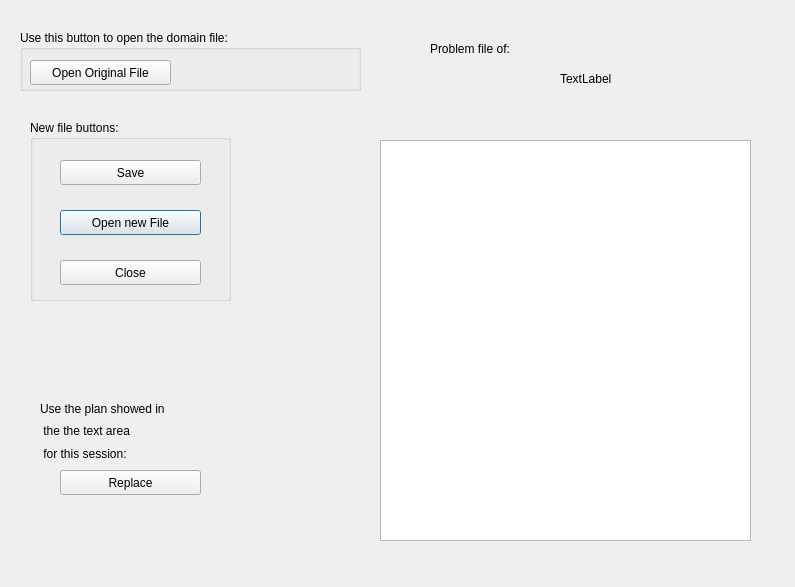
<?xml version="1.0" encoding="UTF-8"?>
<ui version="4.0">
 <class>fileclassPF</class>
 <widget class="QDialog" name="fileclassPF">
  <property name="geometry">
   <rect>
    <x>0</x>
    <y>0</y>
    <width>795</width>
    <height>587</height>
   </rect>
  </property>
  <property name="windowTitle">
   <string>Dialog</string>
  </property>
  <property name="styleSheet">
   <string notr="true">font: 75 12pt &quot;TakaoPGothic&quot;;</string>
  </property>
  <widget class="QGroupBox" name="groupBox_2">
   <property name="geometry">
    <rect>
     <x>30</x>
     <y>120</y>
     <width>201</width>
     <height>181</height>
    </rect>
   </property>
   <property name="title">
    <string>New file buttons:</string>
   </property>
   <widget class="QPushButton" name="newFile">
    <property name="geometry">
     <rect>
      <x>30</x>
      <y>90</y>
      <width>141</width>
      <height>25</height>
     </rect>
    </property>
    <property name="text">
     <string>Open new File</string>
    </property>
   </widget>
   <widget class="QPushButton" name="close">
    <property name="geometry">
     <rect>
      <x>30</x>
      <y>140</y>
      <width>141</width>
      <height>25</height>
     </rect>
    </property>
    <property name="text">
     <string>Close</string>
    </property>
   </widget>
   <widget class="QPushButton" name="saveButton">
    <property name="geometry">
     <rect>
      <x>30</x>
      <y>40</y>
      <width>141</width>
      <height>25</height>
     </rect>
    </property>
    <property name="text">
     <string>Save</string>
    </property>
   </widget>
  </widget>
  <widget class="QPlainTextEdit" name="planArea">
   <property name="geometry">
    <rect>
     <x>380</x>
     <y>140</y>
     <width>371</width>
     <height>401</height>
    </rect>
   </property>
  </widget>
  <widget class="QLabel" name="label">
   <property name="geometry">
    <rect>
     <x>430</x>
     <y>40</y>
     <width>111</width>
     <height>17</height>
    </rect>
   </property>
   <property name="text">
    <string>Problem file of:</string>
   </property>
  </widget>
  <widget class="QLabel" name="title_label">
   <property name="geometry">
    <rect>
     <x>560</x>
     <y>70</y>
     <width>251</width>
     <height>17</height>
    </rect>
   </property>
   <property name="text">
    <string>TextLabel</string>
   </property>
  </widget>
  <widget class="QPushButton" name="replaceButton">
   <property name="geometry">
    <rect>
     <x>60</x>
     <y>470</y>
     <width>141</width>
     <height>25</height>
    </rect>
   </property>
   <property name="text">
    <string>Replace</string>
   </property>
  </widget>
  <widget class="QGroupBox" name="groupBox">
   <property name="geometry">
    <rect>
     <x>20</x>
     <y>30</y>
     <width>341</width>
     <height>61</height>
    </rect>
   </property>
   <property name="title">
    <string>Use this button to open the domain file:</string>
   </property>
   <widget class="QPushButton" name="openFileButton">
    <property name="geometry">
     <rect>
      <x>10</x>
      <y>30</y>
      <width>141</width>
      <height>25</height>
     </rect>
    </property>
    <property name="text">
     <string>Open Original File</string>
    </property>
   </widget>
  </widget>
  <widget class="QWidget" name="">
   <property name="geometry">
    <rect>
     <x>40</x>
     <y>400</y>
     <width>181</width>
     <height>62</height>
    </rect>
   </property>
   <layout class="QVBoxLayout" name="verticalLayout">
    <item>
     <widget class="QLabel" name="label_2">
      <property name="text">
       <string>Use the plan showed in </string>
      </property>
     </widget>
    </item>
    <item>
     <widget class="QLabel" name="label_3">
      <property name="text">
       <string> the the text area</string>
      </property>
     </widget>
    </item>
    <item>
     <widget class="QLabel" name="label_4">
      <property name="text">
       <string> for this session:</string>
      </property>
     </widget>
    </item>
   </layout>
  </widget>
 </widget>
 <resources/>
 <connections/>
</ui>
